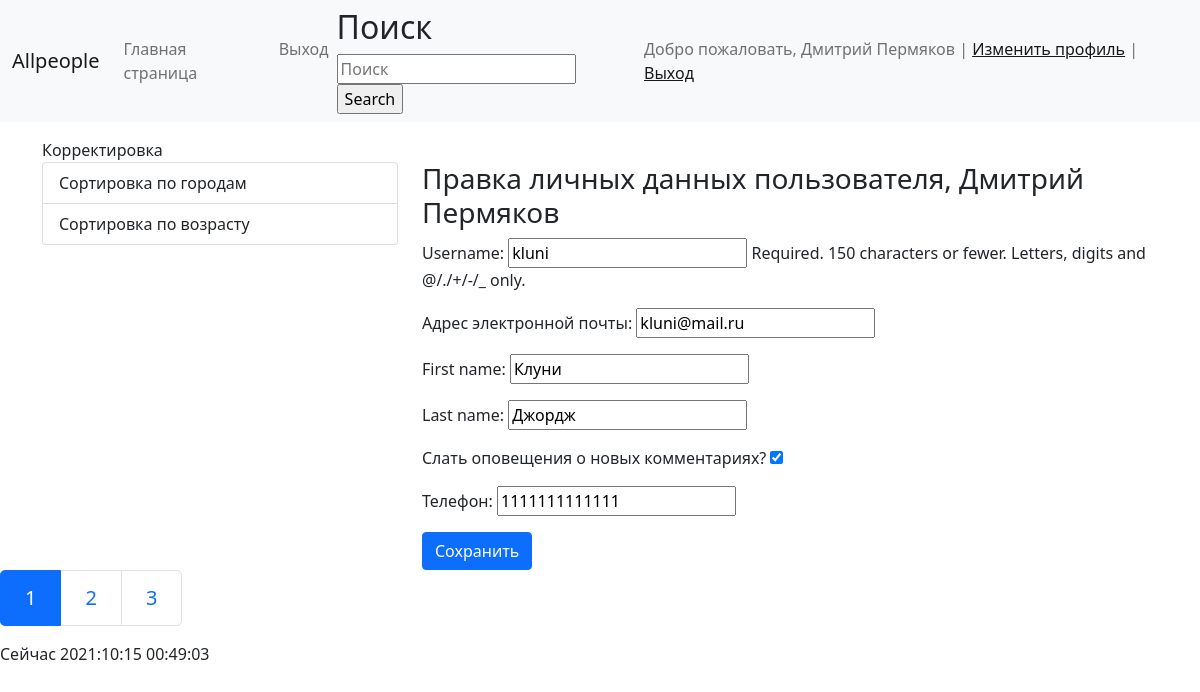
The page /accounts/profile/change/2/ (signed in) on the database its author committed.
### main/models.py (models this page shows)
class Person(AbstractUser):
    phone = models.PositiveIntegerField(null=True, blank=True,verbose_name='Телефон')
    city = models.ForeignKey('City',null=True, on_delete=models.CASCADE, verbose_name='Город')
    photo = models.ImageField(upload_to='image/%Y/%m/%d/', verbose_name='Фото')
    birthday = models.DateField(null=True, blank=True, verbose_name='Дата Рождения')
    created_at = models.DateTimeField(auto_now_add=True, verbose_name='Дата создания')
    gender = models.ForeignKey('Gender', on_delete=models.CASCADE, null=True, verbose_name='Пол')
    is_activated = models.BooleanField(default=True, db_index=True, verbose_name='Прошел активацию')
    send_messages = models.BooleanField(default=True, verbose_name='Слать оповещения о новых комментариях?')
    class Meta(AbstractUser.Meta):
        pass

### main/views.py (the view, shortened to what this page needs)
# urls.py: path('accounts/profile/change/<int:pk>/', ChangeUserInfoView.as_view(), name='profile_user'),
class ChangeUserInfoView(SuccessMessageMixin, LoginRequiredMixin, UpdateView):
    model = Person
    template_name = 'main/change/change_profile.html'
    form_class = ChangeUserInfoForm
    success_url= reverse_lazy('home')
    success_message='Данные пользователя изменены'
    def setup(self,request,*arg,**kwargs):
        self.user_id = request.user.pk
        return super().setup(request,*arg,**kwargs)

### main/forms.py
class ChangeUserInfoForm(forms.ModelForm):
    email = forms.EmailField(required=True, label= 'Адрес электронной почты')
    class Meta:
        model = Person
        fields = ('username', 'email', 'first_name', 'last_name', 'send_messages', 'phone', )

### main/templates/main/change/change_profile.html (shortened to what this page needs)
{% extends 'main/base.html' %}
{% block profile %}
<h3>Правка личных данных пользователя, {{user.first_name}} {{user.last_name}}</h3>
<form method='post'>
        {{ form.as_p }}
    <button type="submit" class="btn btn-primary btn-block">Сохранить</button>
</form>
{% endblock %}

### main/templates/main/nav.html (shortened to what this page needs)
<nav class="navbar navbar-expand-lg navbar-light bg-light">
    <div class="container-fluid">
        <a class="navbar-brand" href="{% url 'home' %}">Allpeople</a>
        <div class="collapse navbar-collapse" id="navbarSupportedContent">
            <ul class="navbar-nav me-auto mb-2 mb-lg-0">
                <li class="nav-item">
                    <a class="nav-link" href="{% url 'home' %}">Главная страница</a>
                </li>
                {% if request.user.is_authenticated %}
                <li class="nav-item">
                    <a class="nav-link" href="{% url 'home' %}">Выход</a>
                </li>
                {% endif %}
            </ul>
        </div>
        <div>
            <div class="newsletter">
                <h2 class="sidebar-title">Поиск</h2>
            <form action="/" method="get">
                <input type="text" name="s" placeholder="Поиск">
                <input type="submit" value="Search">
            </form>
            </div>
        </div>
        <div>
        <span class="navbar-text">
            {% if request.user.is_authenticated %}
            Добро пожаловать, {{user.first_name}} {{user.last_name}} |
            <a href="{% url 'profile_user' user.pk %}">Изменить профиль</a> | <a href="{% url 'logout' %}">Выход</a>
            {% else %}
            <a href="{% url 'register_user' %}">Регистрация</a>
            | <a href="{% url 'login' %}"> Вход</a>
            {% endif  %}
      </span>
        </div>
    </div>
</nav>

### rows shown on the page
Person: first_name "Дмитрий", last_name "Пермяков"
Person: username "kluni", email "kluni@mail.ru", first_name "Клуни", last_name "Джордж", send_messages "☑", phone "1111111111111"
